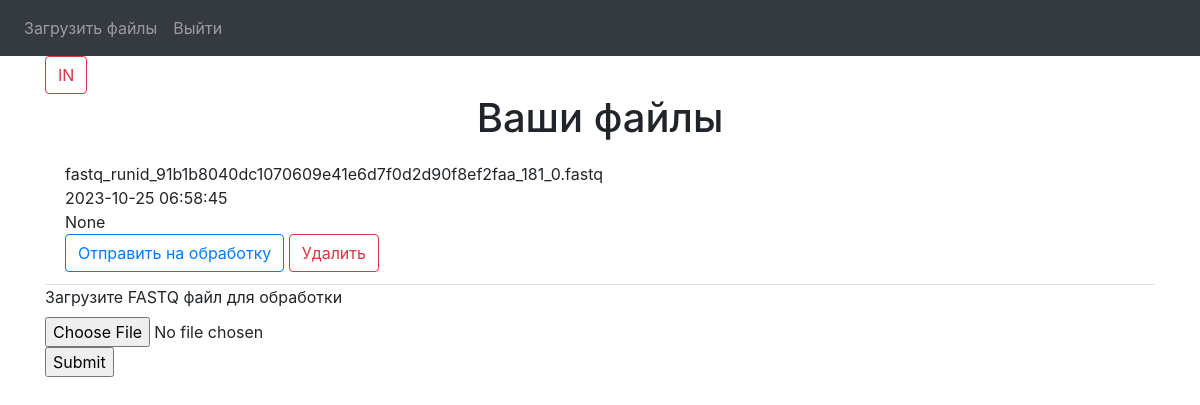
Page / (signed in) on the earlier database version.
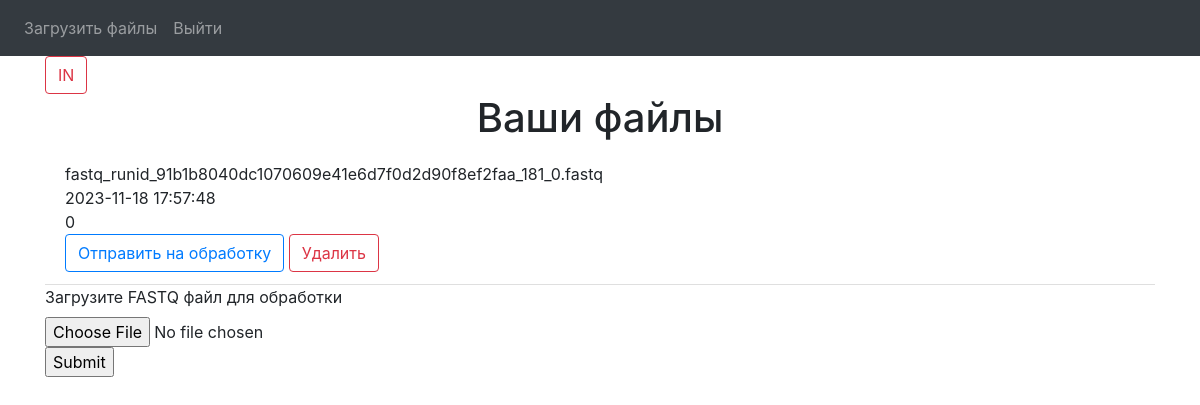
Same page on the later database version.
### website/models.py (models this page shows)
class Upload(db.Model):
    id = db.Column(db.Integer, primary_key=True)
    filename = db.Column(db.String())
    date = db.Column(db.DateTime(timezone=True), default=func.now())
    status = db.Column(db.Integer())
    user_id = db.Column(db.Integer, db.ForeignKey('user.id'))

### website/views.py (the view, shortened to what this page needs)
@views.route('/', methods=['GET', 'POST'])
@login_required
def home():
    return render_template("home.html", user=current_user)

### website/__init__.py (called while the page is built)
def create_app():
    app = Flask(__name__)
    app.config['SECRET_KEY'] = 'hjshjhdjahdfgdsfdss kjshkjdhjs'
    app.config['SQLALCHEMY_DATABASE_URI'] = f'sqlite:///{DB_NAME}'
    UPLOAD_FOLDER  ='./uploads'
    app.config['UPLOAD_FOLDER'] = UPLOAD_FOLDER
    db.init_app(app)
    from .views import views
    from .auth import auth
    app.register_blueprint(views, url_prefix='/')
    app.register_blueprint(auth, url_prefix='/')
    from .models import User, Upload
    with app.app_context():
        db.create_all()
    login_manager = LoginManager()
    login_manager.login_view = 'auth.login'
    login_manager.init_app(app)
    @login_manager.user_loader
    def load_user(id):
        return User.query.get(int(id))
    return app

### website/templates/home.html
{% extends "base.html" %} {% block title %}Home{% endblock %} {% block content
%}
<a href='https://docs.yandex.ru/docs/view?url=ya-disk-public%3A%2F%2FQdkpxtLSrruSmkVxCL98I4kCI5ugVDK1R%2FWnZSaARPBpOKeNxHD48mxrGuQIPDv8q%2FJ6bpmRyOJonT3VoXnDag%3D%3D&name=otvety_na_testy.pdf'class="btn btn-outline-danger"> IN </a>
<h1 align="center">Ваши файлы</h1>
<ul class="list-group list-group-flush" id="uploads">
  {% for upload in user.uploads %}
  <li method="POST" class="list-group-item">
    {{ upload.filename }}
    <br>
    {{upload.date}}
    <br>
    {{upload.status}}
    <br>
    <a href="/send/{{upload.id}}" class="btn btn-outline-primary"> Отправить на обработку </a>
    <a href="/delete/{{upload.id}}" class="btn btn-outline-danger"> Удалить </a>
  </li>
  {% endfor %}
</ul>
<form method="POST" action="" enctype="multipart/form-data" >
  <div class="form-group">
    <label for="exampleFormControlFile1">Загрузите FASTQ файл для обработки</label>
    <input type="file" name="file_upload" class="form-control-file" id="exampleFormControlFile1">
    <input type="submit" value="Submit">
  </div>
</form>
{% endblock %}

### website/templates/base.html (shortened to what this page needs)
<!DOCTYPE html>
<html>
  <head>
    <link
      rel="stylesheet"
      href="https://stackpath.bootstrapcdn.com/bootstrap/4.4.1/css/bootstrap.min.css"
    />
    <link
      rel="stylesheet"
      href="https://stackpath.bootstrapcdn.com/font-awesome/4.7.0/css/font-awesome.min.css"
    />
  </head>
  <body>
    <nav class="navbar navbar-expand-lg navbar-dark bg-dark">
      <div class="collapse navbar-collapse" id="navbar">
        <div class="navbar-nav">
          {% if user.is_authenticated %}
          <a class="nav-item nav-link" id="home" href="/">Загрузить файлы</a>
          <a class="nav-item nav-link" id="logout" href="/logout">Выйти</a>
          {% else %}
          <a class="nav-item nav-link" id="login" href="/login">Войти</a>
          <a class="nav-item nav-link" id="signUp" href="/sign-up">Зарегестрироваться</a>
          {% endif %}
        </div>
      </div>
    </nav>
    <div class="container">{% block content %} {% endblock %}</div>
  </body>
</html>

Differences in the rows shown:
changed Upload "fastq_runid_91b1b8040dc1070609e41e6d7f0d2d90f8ef2faa_181_0.fastq": date "2023-10-25 06:58:45" → "2023-11-18 17:57:48"; status "None" → "0"
